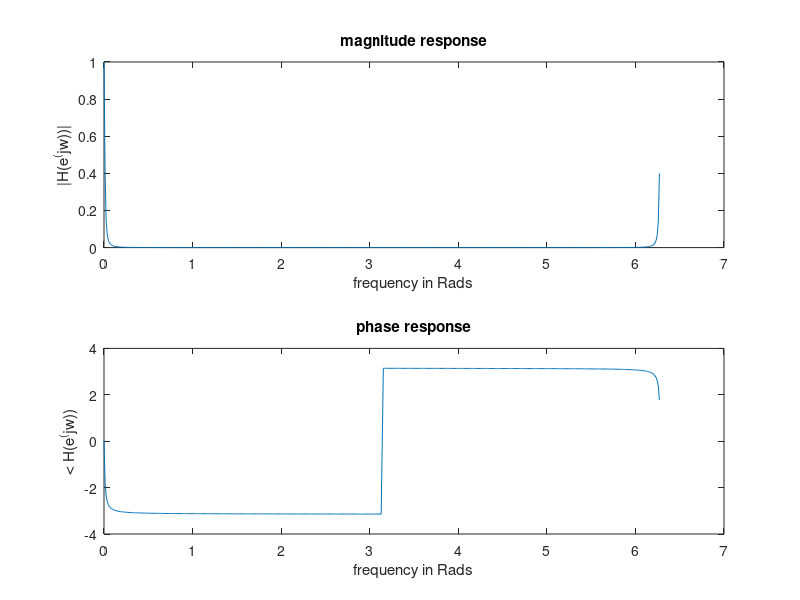

Recreate this plot in MATLAB.
clc;
close all;

T = 1/100; %Sampling time



b = [1 2 1]; 
a = [40401 -79998 39601];

%H(z) numerator and denominator 

[H,w] = freqz(b,a,512,"whole");


subplot(2,1,1);
plot(w,abs(H));                                           % Plotting the magnitude response
title("magnitude response");
xlabel("frequency in Rads");
ylabel("|H(e^(jw))|");

subplot(2,1,2);
plot(w,angle(H));
title("phase response");                                  % Plotting the phase response
xlabel("frequency in Rads");
ylabel("< H(e^(jw))");
